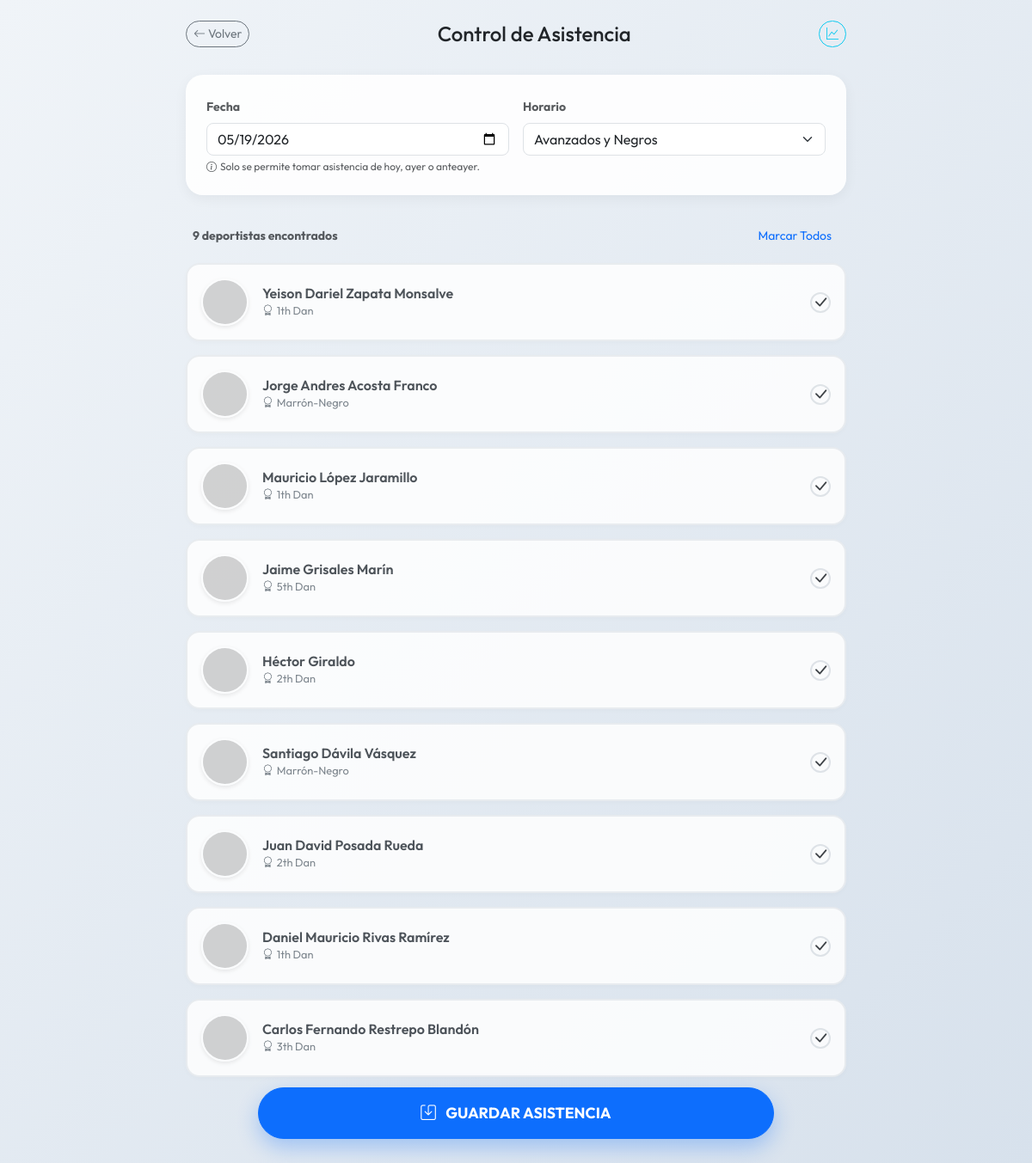
Page /controllers/asistencia_controller.php?horario_id=1 (signed in) on the committed database.
### tables this page shows
CREATE TABLE `afiliados_siao` (
  `id` int(11) NOT NULL,
  `nombre_completo` varchar(100) DEFAULT NULL,
  `documento` varchar(20) DEFAULT NULL,
  `fecha_nacimiento` date DEFAULT NULL,
  `sexo` varchar(10) DEFAULT NULL,
  `celular` varchar(15) DEFAULT NULL,
  `correo` varchar(100) DEFAULT NULL,
  `direccion` varchar(150) DEFAULT NULL,
  `ciudad` varchar(50) DEFAULT NULL,
  `eps` varchar(50) DEFAULT NULL,
  `tipo_sangre` varchar(5) DEFAULT NULL,
  `nombre_acudiente` varchar(100) DEFAULT NULL,
  `horario` varchar(100) DEFAULT NULL,
  `grado_cinturon` varchar(50) DEFAULT NULL,
  `fecha_inscripcion` date DEFAULT NULL,
  `foto_nombre` varchar(100) DEFAULT NULL,
  `creado_en` timestamp NOT NULL DEFAULT CURRENT_TIMESTAMP,
  `rol` varchar(20) NOT NULL DEFAULT 'afiliado',
  `es_instructor` tinyint(1) NOT NULL DEFAULT '0',
  `usuario_id` int(11) DEFAULT NULL,
  `estado_pago` enum('pendiente','pagado','vencido') DEFAULT 'pendiente',
  `observaciones` text,
  `activo` tinyint(1) DEFAULT '1',
  `fecha_creacion` timestamp NOT NULL DEFAULT CURRENT_TIMESTAMP,
  `fecha_actualizacion` timestamp NOT NULL DEFAULT CURRENT_TIMESTAMP ON UPDATE CURRENT_TIMESTAMP
);

### controllers/asistencia_controller.php (called while the page is built, shortened)
<?php
require_once __DIR__ . '/../models/AsistenciaModel.php';
$usuario_id = $_SESSION['usuario_id'];
$rol_usuario = $_SESSION['rol'];
$model = new AsistenciaModel();
$es_admin = ($rol_usuario === 'admin');
try {
    $horarios = $model->obtenerHorariosPorUsuario($usuario_id, $es_admin);
} catch (Exception $e) {
    error_log("Error obteniendo horarios: " . $e->getMessage());
    die("Error al cargar los horarios. Por favor intente más tarde.");
}
$fecha = $_GET['fecha'] ?? date('Y-m-d');
$horario_id = isset($_GET['horario_id']) ? intval($_GET['horario_id']) : null;
$deportistas = [];
if ($horario_id && !empty($horarios)) {
    if (!$es_admin) {
        $horario_permitido = array_filter($horarios, function($h) use ($horario_id) {
            return $h['id'] == $horario_id;
        });
        if (!empty($horario_permitido)) {
            try {
                $deportistas = $model->obtenerDeportistasPorHorario($horario_id);
            } catch (Exception $e) {
                error_log("Error obteniendo deportistas: " . $e->getMessage());
                $deportistas = [];
            }
        }
    } else {
        try {
            $deportistas = $model->obtenerDeportistasPorHorario($horario_id);
        } catch (Exception $e) {
            error_log("Error obteniendo deportistas: " . $e->getMessage());
            $deportistas = [];
        }
    }
}
include __DIR__ . '/../views/asistencia/tomar.php';

### helpers/db.php (called while the page is built, shortened)
<?php
function conectarDB() {
  $host     = 'localhost';
  $usuario  = 'siao_siao';
  $clave    = 'Sicau2025**';
  $bd       = 'siao_formulario';
  $conexion = new mysqli($host, $usuario, $clave, $bd);
  return $conexion;
}

### models/AsistenciaModel.php (called while the page is built, shortened)
<?php
require_once __DIR__.'/../helpers/db.php';
class AsistenciaModel {
    private $conn;
    public function __construct() {
        $this->conn = conectarDB();
    }
    public function obtenerHorariosPorUsuario($usuario_id, $es_admin = false) {
    if ($es_admin) {
        $result = $this->conn->query("SELECT id, nombre FROM horarios WHERE activo = 1 ORDER BY nombre ASC");
    }
    return $result ? $result->fetch_all(MYSQLI_ASSOC) : [];
}
    public function obtenerDeportistasPorHorario($horario_id) {
        $stmt_h = $this->conn->prepare("SELECT nombre FROM horarios WHERE id = ?");
        $stmt_h->bind_param("i", $horario_id);
        $stmt_h->execute();
        $res_h = $stmt_h->get_result();
        $row_h = $res_h->fetch_assoc();
        $nombre_horario = $row_h['nombre'];
        $partes = preg_split('/[,\s\-]+/', $nombre_horario, -1, PREG_SPLIT_NO_EMPTY);
        $partes_safe = array_map(function($p) {
            return preg_quote($p);
        }, $partes);
        $separador = '[[:space:],\-]+';
        $nombre_flexible = implode($separador, $partes_safe);
        $regexp = '(^|;)[[:space:]]*' . $nombre_flexible . '[[:space:]]*(;|$)';
        $p_id_json = '%"' . $horario_id . '"%';
        $stmt = $this->conn->prepare(
            "SELECT id, nombre_completo, documento, grado_cinturon, rol, foto_nombre
             FROM afiliados_siao
             WHERE (
                horario REGEXP ? OR
                horario LIKE ? OR
                horario = ?
             ) AND activo = 1"
        );
        $stmt->bind_param('sss', $regexp, $p_id_json, $horario_id);
        $stmt->execute();
        $result = $stmt->get_result();
        return $result ? $result->fetch_all(MYSQLI_ASSOC) : [];
    }
}

### views/asistencia/tomar.php (the view, shortened to what this page needs)
<!DOCTYPE html>
<html lang="es">
<head>
  <link href="https://cdn.jsdelivr.net/npm/bootstrap@5.3.3/dist/css/bootstrap.min.css" rel="stylesheet">
  <link href="https://cdn.jsdelivr.net/npm/bootstrap-icons@1.10.5/font/bootstrap-icons.css" rel="stylesheet">
</head>
<body>
<div class="main-container animate-fade-in">
  <div class="page-header d-flex justify-content-between align-items-center">
    <a href="../dashboard.php" class="btn btn-outline-secondary btn-sm rounded-pill"><i class="bi bi-arrow-left"></i> Volver</a>
    <h4 class="mb-0">Control de Asistencia</h4>
    <a href="consultar.php" class="btn btn-outline-info btn-sm rounded-pill" title="Ver Estadísticas"><i class="bi bi-graph-up"></i></a>
  </div>
  <div class="filters-card">
    <form action="" method="GET" id="filterForm">
      <div class="row g-3">
        <div class="col-6">
          <label class="form-label small text-muted fw-bold">Fecha</label>
          <?php
            $hoy = date('Y-m-d');
            $min_date = date('Y-m-d', strtotime('-2 days'));
            $attr_min = ($rol_usuario === 'admin') ? '' : "min=\"$min_date\"";
          ?>
          <input type="date" class="form-control rounded-3" name="fecha" value="<?= htmlspecialchars($fecha) ?>"
                 max="<?= $hoy ?>" <?= $attr_min ?> onchange="this.form.submit()">
          <div class="form-text text-muted" style="font-size: 0.75rem;">
            <i class="bi bi-info-circle me-1"></i>Solo se permite tomar asistencia de hoy, ayer o anteayer.
          </div>
        </div>
        <div class="col-6">
          <label class="form-label small text-muted fw-bold">Horario</label>
          <select class="form-select rounded-3" name="horario_id" onchange="this.form.submit()">
            <?php foreach($horarios as $h): ?>
              <option value="<?= $h['id'] ?>" <?= ($horario_id == $h['id']) ? 'selected' : '' ?>>
                <?= htmlspecialchars($h['nombre']) ?>
              </option>
            <?php endforeach; ?>
          </select>
        </div>
      </div>
    </form>
  </div>
  <?php if($horario_id && !empty($deportistas)): ?>
    <form action="asistencia_controller.php" method="POST" id="attendanceForm">
      <div class="d-flex justify-content-between align-items-center mb-3 px-2">
        <small class="text-muted fw-bold"><?= count($deportistas) ?> deportistas encontrados</small>
        <button type="button" class="btn btn-sm btn-link text-decoration-none" onclick="markAll()">Marcar Todos</button>
      </div>
      <div class="students-grid">
        <?php foreach($deportistas as $dep): ?>
          <?php
            $isPresent = isset($dep['presente']) && $dep['presente'];
            $statusClass = $isPresent ? 'present' : 'absent';
          ?>
          <div class="student-card <?= $statusClass ?>" onclick="toggleCard(this)">
            <?php
              $foto_nombre = $dep['foto_nombre'] ?? '';
              $ruta_fisica = __DIR__ . '/../../assets/uploads/fotos/' . $foto_nombre;
              if (!empty($foto_nombre) && file_exists($ruta_fisica)) {
                  $foto = "../assets/uploads/fotos/" . $foto_nombre;
              } else {
                  $foto = "https://ui-avatars.com/api/?name=".urlencode($dep['nombre_completo'])."&background=random";
              }
            ?>
            <img src="<?= $foto ?>" alt="Avatar" class="student-avatar">
            <div class="student-info">
              <h5><?= htmlspecialchars($dep['nombre_completo']) ?></h5>
              <p><i class="bi bi-award me-1"></i><?= htmlspecialchars($dep['grado_cinturon'] ?? 'Sin cinturón') ?></p>
            </div>
            <div class="status-indicator">
              <i class="bi bi-check-lg" style="font-size: 1.2rem;"></i>
            </div>
          </div>
        <?php endforeach; ?>
      </div>
      <div class="fab-container animate-slide-up">
        <button type="submit" class="btn btn-primary btn-save text-white">
          <i class="bi bi-save me-2"></i> GUARDAR ASISTENCIA
        </button>
      </div>
    </form>
  <?php endif; ?>
</div>
</body>
</html>

### views/asistencia/tomar.php (style rules this page uses)
:root { --primary-color: #0d6efd; --card-bg: white; }
body { background: linear-gradient(135deg, #f0f4f8 0%, #d7e1ec 100%); min-height: 100vh; font-family: 'Outfit', sans-serif; padding-bottom: 4rem; }
.main-container { max-width: 800px; margin: 0 auto; padding: 1.5rem 1rem; }
.page-header { text-align: center; margin-bottom: 2rem; }
.filters-card { background: rgba(255,255,255,0.9); border-radius: 20px; padding: 1.5rem; box-shadow: 0 4px 15px rgba(0,0,0,0.05); margin-bottom: 2rem; }
.student-card { background: white; border-radius: 16px; padding: 1rem; margin-bottom: 1rem; border: 2px solid transparent; box-shadow: 0 2px 8px rgba(0,0,0,0.03); cursor: pointer; transition: all 0.2s cubic-bezier(0.25, 0.8, 0.25, 1); position: relative; overflow: hidden; display: flex; align-items: center; gap: 1rem; }
.student-card.absent { border-color: #e9ecef; opacity: 0.85; }
.student-avatar { width: 55px; height: 55px; border-radius: 50%; object-fit: cover; border: 2px solid #fff; box-shadow: 0 2px 5px rgba(0,0,0,0.1); }
.status-indicator { width: 24px; height: 24px; border-radius: 50%; border: 2px solid #dee2e6; background: white; display: flex; align-items: center; justify-content: center; margin-left: auto; transition: all 0.2s; }
.student-info h5 { margin: 0; font-size: 1rem; font-weight: 600; color: #343a40; }
.student-info p { margin: 0; font-size: 0.8rem; color: #6c757d; }
.fab-container { position: fixed; bottom: 2rem; left: 50%; transform: translateX(-50%); z-index: 1000; width: 90%; max-width: 600px; text-align: center; }
.btn-save { width: 100%; border-radius: 50px; padding: 1rem; font-weight: 700; font-size: 1.1rem; box-shadow: 0 10px 25px rgba(13, 110, 253, 0.3); transition: transform 0.2s; }

### rows in the picture
afiliados_siao: nombre_completo "Yeison Dariel Zapata Monsalve", grado_cinturon "1th Dan"
afiliados_siao: nombre_completo "Jorge Andres Acosta Franco", grado_cinturon "Marrón-Negro"
afiliados_siao: nombre_completo "Mauricio López Jaramillo", grado_cinturon "1th Dan"
afiliados_siao: nombre_completo "Jaime Grisales Marín", grado_cinturon "5th Dan"
afiliados_siao: nombre_completo "Héctor Giraldo", grado_cinturon "2th Dan"
afiliados_siao: nombre_completo "Santiago Dávila Vásquez", grado_cinturon "Marrón-Negro"
afiliados_siao: nombre_completo "Juan David Posada Rueda", grado_cinturon "2th Dan"
afiliados_siao: nombre_completo "Daniel Mauricio Rivas Ramírez", grado_cinturon "1th Dan"
afiliados_siao: nombre_completo "Carlos Fernando Restrepo Blandón", grado_cinturon "3th Dan"

### other values in the picture
count($deportistas) "9"
form field horario_id "Avanzados y Negros"
